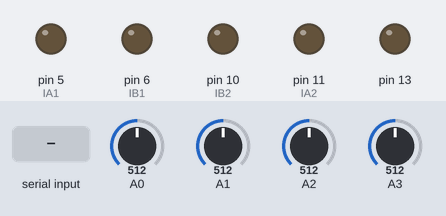
A sketch run on a simulated Arduino Uno, built with avr-gcc and run on an emulated ATmega328P. Shown: output pins drawn as LEDs (lit = HIGH). Inputs (shaded band) come from the test bench; at power-on: A0 = 512, A1 = 512, A2 = 512, A3 = 512. What the sketch prints to the serial monitor is not drawn.

Above: at 1.2 s.
1.3 s: A0 set to 986
2.8 s: A0 set to 1007
At 3.7 s:
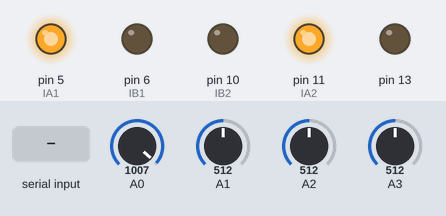
4.4 s: "2\n" received over Serial
At 5.2 s:
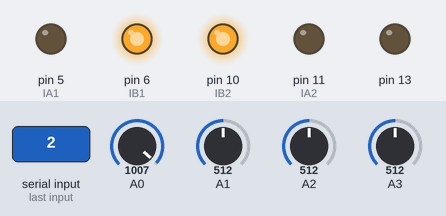
6.9 s: "3\n" received over Serial
At 7.3 s:
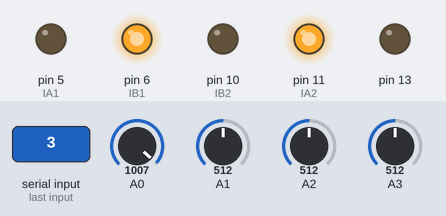
9.4 s: "4\n" received over Serial
At 10.2 s:
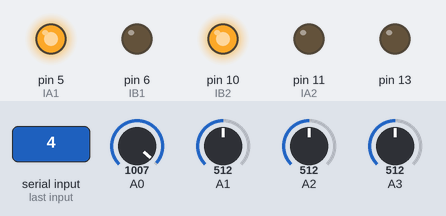
11.9 s: "1\n" received over Serial
At 15.3 s:
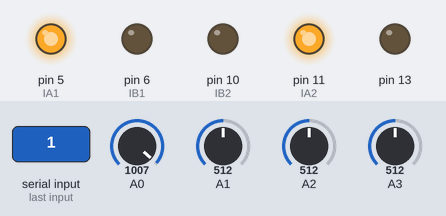
Timing chart, 0 to 15.9 s (numbered marks = the images above; inputs shaded):
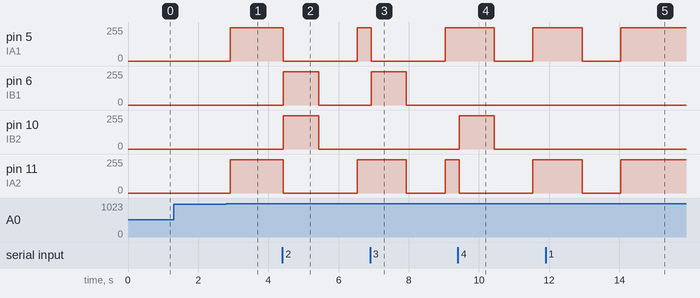

Measured:
- the behaviour switches between 999 and 1000 on A0 (found by bisection; images 0 and 1)
- after the input at 1.3 s, every drawn part: stays the same
- after the input at 2.8 s, pin 5 (IA1), pin 11 (IA2): 0/255 → 250/255 after 0.12 s
- after the input at 4.4 s, pin 5 (IA1), pin 11 (IA2): 250/255 → 0/255 at once, → 250/255 2.1 s later; pin 6 (IB1), pin 10 (IB2): 0/255 → 250/255 at once, → 0/255 1.0 s later
- after the input at 6.9 s, pin 5 (IA1): 250/255 → 0/255 at once, → 250/255 2.1 s later; pin 6 (IB1): 0/255 → 250/255 at once, → 0/255 1.0 s later; pin 11 (IA2): 250/255 → 0/255 after 1.0 s, → 250/255 1.1 s later
- after the input at 9.4 s, pin 5 (IA1): 250/255 → 0/255 after 1.0 s, → 250/255 1.1 s later; pin 10 (IB2): 0/255 → 250/255 at once, → 0/255 1.0 s later; pin 11 (IA2): 250/255 → 0/255 at once, → 250/255 2.1 s later
- after the input at 11.9 s, pin 5 (IA1), pin 11 (IA2): 250/255 → 0/255 after 1.0 s, → 250/255 1.1 s later

The sketch:

New_car.ino
```cpp
//Constantes Gerais
#define TEMPO 1000  //constante do tempo de espera - 1000 = 1 segundo
#define SLOW 100 //constante para andar devegar (PWM baixo)
#define FAST 170 // constante para Andar Rápido (PWM Alto)
#define POT 250 //Potencia dos Motores - Média 254 PWM = 100%


// pinos da Pnte H
#define IA1  5
#define IB1  6
#define IA2  11
#define IB2  10

int i = 0;
int time = 1000;

//piscar LED inicio
void piscarLED(void) {
  digitalWrite(13, HIGH);
  delay(300);
  digitalWrite(13, LOW);
  delay(300);
  digitalWrite(13, HIGH);
  delay(300);
  digitalWrite(13, LOW);
  delay(300);
  digitalWrite(13, HIGH);
  delay(300);
  digitalWrite(13, LOW);
  delay(300);
}

// Movimento para Frente
void andarFrente()
{
  analogWrite( IA1, POT ); // POT = speed => normal
  digitalWrite( IB1, LOW); // 10 = forward
  analogWrite( IA2, POT ); // POT = speed => normal
  digitalWrite( IB2, LOW); // 10 = forward
}

// Movimento para Tras
void andarTras()
{
  digitalWrite( IA1, LOW ); // 01 = direction => Backward
  analogWrite( IB1, POT);   // PWM speed => normal
  digitalWrite( IA2, LOW ); // 01 = direction => Backward
  analogWrite( IB2, POT);   // PWM speed => normal
}

// Movimento para Direita
void andarDireita()
{
  analogWrite( IA1, POT );  // POT = speed => normal
  digitalWrite( IB1, LOW);  // 10 = forward
  digitalWrite( IA2, SLOW); // POT = speed => devagar
  analogWrite( IB2, LOW);   // 10 = forward
}

// Movimento para Esquerda
void andarEsquerda()
{
  analogWrite( IA1, SLOW );  // POT = speed => devagar
  digitalWrite( IB1, LOW);   // 10 = forward
  digitalWrite( IA2, POT);   // POT = speed => normal
  analogWrite( IB2, LOW);    // 10 = forward
}


// Gira para Direita
void girarDireita()
{
  analogWrite( IA1, POT );  // POT = speed => normal
  digitalWrite( IB1, LOW);  // 10 = forward
  digitalWrite( IA2, LOW ); // 01 = direction => Backward
  analogWrite( IB2, POT);   // PWM speed => normal
}

// Gira para Esquerda
void girarEsquerda()
{
  digitalWrite( IA1, LOW ); // 01 = direction => Backward
  analogWrite( IB1, POT);   // PWM speed = normal
  analogWrite( IA2, POT );  // PWM speed = normal
  digitalWrite( IB2, LOW);  // 10 = forward
}


void parar()
{
  digitalWrite(IA1, LOW);
  digitalWrite(IB1, LOW);
  digitalWrite(IA2, LOW);
  digitalWrite(IB2, LOW);
}


void setup() {
  //inicia Comunicação Serial para Comunicar via Serial Monitor ou outra ferramenta
  Serial.begin(9600);

  //led
  pinMode(13, OUTPUT);

  // MOTORES - Configurar e Comecar desligado
  pinMode(IA1, OUTPUT);
  pinMode(IB1, OUTPUT);
  pinMode(IA2, OUTPUT);
  pinMode(IB2, OUTPUT);

  pinMode(A0, INPUT);
  pinMode(A1, INPUT);
  pinMode(A2, INPUT);
  pinMode(A3, INPUT);
  digitalWrite(IA1, LOW);
  digitalWrite(IB1, LOW);
  digitalWrite(IA2, LOW);
  digitalWrite(IB2, LOW);
  i = 0;
}

void loop() {

  int ComandoFrente = analogRead(A0);
  int ComandoTras = analogRead(A1);
  int ComandoDireita = analogRead(A2);
  int ComandoEsquerda = analogRead(A3);

  Serial.println(ComandoFrente);
  Serial.print("  ");
  //Serial.print(ComandoTras);
  //Serial.print("  ");
  delay(100);

  if (ComandoFrente >= 1000) {
     andarFrente();
  }else{

    if (ComandoTras >= 1000) {
      andarTras();
    }else{
      if (ComandoDireita >= 1000) {
        girarDireita();
      }else{
        if (ComandoEsquerda >= 1000) {
          girarEsquerda();
        }else {
          parar();
        }
      }
    }
  }


  ComandoFrente = 0;
  ComandoTras = 0;
  ComandoDireita = 0;
  ComandoEsquerda = 0;


  while (Serial.available() > 0) {
    int Comando = Serial.parseInt();
    Serial.print(Comando);
    if (Comando == 1) {
      andarFrente();
      delay(time);
      parar();
    }

    if (Comando == 2) {
      andarTras();
      delay(time);
      parar();
    }

    if (Comando == 3) {
      girarEsquerda();
      delay(time);
      parar();
    }


    if (Comando == 4) {
      girarDireita();
      delay(time);
      parar();
    }


  }

  /*
    if (i==0){

    Serial.println("Inicio");
    piscarLED();
    Serial.println("Frente");
    andarFrente();
    delay(TEMPO);
    Serial.println("Girar Esquerda");
    girarEsquerda();
    delay(TEMPO);
    Serial.println("Frente");
    andarFrente();
    delay(TEMPO);
    Serial.println("Girar Esquerda");
    girarEsquerda();
    delay(TEMPO);
    Serial.println("Frente");
    andarFrente();
    delay(TEMPO);
    Serial.println("Girar Esquerda");
    girarEsquerda();
    delay(TEMPO);
    Serial.println("Frente");
    andarFrente();
    delay(TEMPO);
    parar();
    i = 1;
    }
  */
}
```
